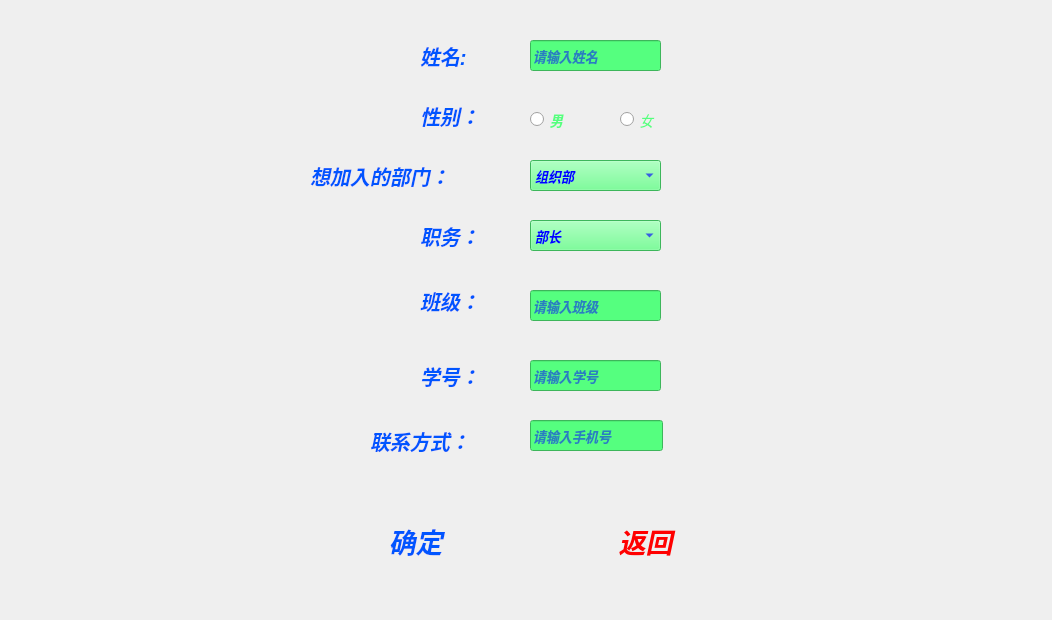
<?xml version="1.0" encoding="UTF-8"?>
<ui version="4.0">
 <class>shenqing</class>
 <widget class="QWidget" name="shenqing">
  <property name="geometry">
   <rect>
    <x>0</x>
    <y>0</y>
    <width>1052</width>
    <height>620</height>
   </rect>
  </property>
  <property name="windowTitle">
   <string>申请信息填写界面</string>
  </property>
  <widget class="QLabel" name="label_6">
   <property name="geometry">
    <rect>
     <x>370</x>
     <y>420</y>
     <width>121</width>
     <height>41</height>
    </rect>
   </property>
   <property name="font">
    <font>
     <pointsize>15</pointsize>
     <weight>75</weight>
     <italic>true</italic>
     <bold>true</bold>
    </font>
   </property>
   <property name="styleSheet">
    <string notr="true">color: rgb(0, 85, 255);</string>
   </property>
   <property name="text">
    <string>联系方式：</string>
   </property>
  </widget>
  <widget class="QPushButton" name="return_2">
   <property name="geometry">
    <rect>
     <x>590</x>
     <y>520</y>
     <width>111</width>
     <height>41</height>
    </rect>
   </property>
   <property name="font">
    <font>
     <pointsize>20</pointsize>
     <weight>75</weight>
     <italic>true</italic>
     <bold>true</bold>
    </font>
   </property>
   <property name="styleSheet">
    <string notr="true">color: qlineargradient(spread:pad, x1:0, y1:0, x2:1, y2:0, stop:0 rgba(255, 0, 0, 255), stop:0.166 rgba(255, 255, 0, 255), stop:0.333 rgba(0, 255, 0, 255), stop:0.5 rgba(0, 255, 255, 255), stop:0.666 rgba(0, 0, 255, 255), stop:0.833 rgba(255, 0, 255, 255), stop:1 rgba(255, 0, 0, 255));</string>
   </property>
   <property name="text">
    <string>返回</string>
   </property>
   <property name="flat">
    <bool>true</bool>
   </property>
  </widget>
  <widget class="QComboBox" name="cb_bumen">
   <property name="geometry">
    <rect>
     <x>530</x>
     <y>160</y>
     <width>131</width>
     <height>31</height>
    </rect>
   </property>
   <property name="font">
    <font>
     <pointsize>10</pointsize>
     <weight>75</weight>
     <italic>true</italic>
     <bold>true</bold>
    </font>
   </property>
   <property name="styleSheet">
    <string notr="true">color: rgb(0, 0, 255);
background-color: rgb(85, 255, 127);</string>
   </property>
   <item>
    <property name="text">
     <string>组织部</string>
    </property>
   </item>
   <item>
    <property name="text">
     <string>文艺部</string>
    </property>
   </item>
   <item>
    <property name="text">
     <string>活动部</string>
    </property>
   </item>
   <item>
    <property name="text">
     <string>外联部</string>
    </property>
   </item>
  </widget>
  <widget class="QLineEdit" name="le_lianxi">
   <property name="geometry">
    <rect>
     <x>530</x>
     <y>420</y>
     <width>133</width>
     <height>31</height>
    </rect>
   </property>
   <property name="font">
    <font>
     <pointsize>10</pointsize>
     <weight>75</weight>
     <italic>true</italic>
     <bold>true</bold>
    </font>
   </property>
   <property name="styleSheet">
    <string notr="true">color: rgb(0, 0, 255);
background-color: rgb(85, 255, 127);</string>
   </property>
   <property name="placeholderText">
    <string>请输入手机号</string>
   </property>
   <property name="clearButtonEnabled">
    <bool>true</bool>
   </property>
  </widget>
  <widget class="QLabel" name="label_7">
   <property name="geometry">
    <rect>
     <x>420</x>
     <y>40</y>
     <width>71</width>
     <height>31</height>
    </rect>
   </property>
   <property name="font">
    <font>
     <pointsize>15</pointsize>
     <weight>75</weight>
     <italic>true</italic>
     <bold>true</bold>
    </font>
   </property>
   <property name="styleSheet">
    <string notr="true">color: rgb(0, 85, 255);</string>
   </property>
   <property name="text">
    <string>姓名:</string>
   </property>
  </widget>
  <widget class="QLabel" name="label">
   <property name="geometry">
    <rect>
     <x>310</x>
     <y>160</y>
     <width>181</width>
     <height>31</height>
    </rect>
   </property>
   <property name="font">
    <font>
     <pointsize>15</pointsize>
     <weight>75</weight>
     <italic>true</italic>
     <bold>true</bold>
    </font>
   </property>
   <property name="styleSheet">
    <string notr="true">color: rgb(0, 85, 255);</string>
   </property>
   <property name="text">
    <string>想加入的部门：</string>
   </property>
  </widget>
  <widget class="QLabel" name="label_8">
   <property name="geometry">
    <rect>
     <x>420</x>
     <y>100</y>
     <width>71</width>
     <height>31</height>
    </rect>
   </property>
   <property name="font">
    <font>
     <pointsize>15</pointsize>
     <weight>75</weight>
     <italic>true</italic>
     <bold>true</bold>
    </font>
   </property>
   <property name="styleSheet">
    <string notr="true">color: rgb(0, 85, 255);</string>
   </property>
   <property name="text">
    <string>性别：</string>
   </property>
  </widget>
  <widget class="QRadioButton" name="radioButton_2">
   <property name="geometry">
    <rect>
     <x>620</x>
     <y>110</y>
     <width>115</width>
     <height>19</height>
    </rect>
   </property>
   <property name="font">
    <font>
     <pointsize>10</pointsize>
     <italic>true</italic>
    </font>
   </property>
   <property name="styleSheet">
    <string notr="true">color: rgb(85, 255, 127);</string>
   </property>
   <property name="text">
    <string>女</string>
   </property>
  </widget>
  <widget class="QRadioButton" name="sex">
   <property name="geometry">
    <rect>
     <x>530</x>
     <y>110</y>
     <width>115</width>
     <height>19</height>
    </rect>
   </property>
   <property name="font">
    <font>
     <pointsize>10</pointsize>
     <weight>75</weight>
     <italic>true</italic>
     <bold>true</bold>
    </font>
   </property>
   <property name="tabletTracking">
    <bool>false</bool>
   </property>
   <property name="autoFillBackground">
    <bool>false</bool>
   </property>
   <property name="styleSheet">
    <string notr="true">color: rgb(85, 255, 127);</string>
   </property>
   <property name="text">
    <string>男</string>
   </property>
   <property name="checked">
    <bool>false</bool>
   </property>
  </widget>
  <widget class="QLineEdit" name="le_xuehao">
   <property name="geometry">
    <rect>
     <x>530</x>
     <y>360</y>
     <width>131</width>
     <height>31</height>
    </rect>
   </property>
   <property name="font">
    <font>
     <pointsize>10</pointsize>
     <weight>75</weight>
     <italic>true</italic>
     <bold>true</bold>
    </font>
   </property>
   <property name="styleSheet">
    <string notr="true">color: rgb(0, 0, 255);
background-color: rgb(85, 255, 127);</string>
   </property>
   <property name="text">
    <string/>
   </property>
   <property name="placeholderText">
    <string>请输入学号</string>
   </property>
   <property name="clearButtonEnabled">
    <bool>true</bool>
   </property>
  </widget>
  <widget class="QComboBox" name="cb_zhiwu">
   <property name="geometry">
    <rect>
     <x>530</x>
     <y>220</y>
     <width>131</width>
     <height>31</height>
    </rect>
   </property>
   <property name="font">
    <font>
     <pointsize>10</pointsize>
     <weight>75</weight>
     <italic>true</italic>
     <bold>true</bold>
    </font>
   </property>
   <property name="styleSheet">
    <string notr="true">color: rgb(0, 0, 255);
background-color: rgb(85, 255, 127);</string>
   </property>
   <item>
    <property name="text">
     <string>部长</string>
    </property>
   </item>
   <item>
    <property name="text">
     <string>副部长</string>
    </property>
   </item>
   <item>
    <property name="text">
     <string>成员</string>
    </property>
   </item>
  </widget>
  <widget class="QLabel" name="label_10">
   <property name="geometry">
    <rect>
     <x>420</x>
     <y>360</y>
     <width>72</width>
     <height>31</height>
    </rect>
   </property>
   <property name="font">
    <font>
     <pointsize>15</pointsize>
     <weight>75</weight>
     <italic>true</italic>
     <bold>true</bold>
    </font>
   </property>
   <property name="styleSheet">
    <string notr="true">color: rgb(0, 85, 255);</string>
   </property>
   <property name="text">
    <string>学号：</string>
   </property>
  </widget>
  <widget class="QLabel" name="label_2">
   <property name="geometry">
    <rect>
     <x>420</x>
     <y>220</y>
     <width>61</width>
     <height>31</height>
    </rect>
   </property>
   <property name="font">
    <font>
     <pointsize>15</pointsize>
     <weight>75</weight>
     <italic>true</italic>
     <bold>true</bold>
    </font>
   </property>
   <property name="styleSheet">
    <string notr="true">color: rgb(0, 85, 255);</string>
   </property>
   <property name="text">
    <string>职务：</string>
   </property>
  </widget>
  <widget class="QLabel" name="label_5">
   <property name="geometry">
    <rect>
     <x>420</x>
     <y>280</y>
     <width>71</width>
     <height>41</height>
    </rect>
   </property>
   <property name="font">
    <font>
     <pointsize>15</pointsize>
     <weight>75</weight>
     <italic>true</italic>
     <bold>true</bold>
    </font>
   </property>
   <property name="styleSheet">
    <string notr="true">color: rgb(0, 85, 255);</string>
   </property>
   <property name="text">
    <string>班级：</string>
   </property>
  </widget>
  <widget class="QLineEdit" name="le_banji">
   <property name="geometry">
    <rect>
     <x>530</x>
     <y>290</y>
     <width>131</width>
     <height>31</height>
    </rect>
   </property>
   <property name="font">
    <font>
     <pointsize>10</pointsize>
     <weight>75</weight>
     <italic>true</italic>
     <bold>true</bold>
    </font>
   </property>
   <property name="styleSheet">
    <string notr="true">color: rgb(0, 0, 255);
background-color: rgb(85, 255, 127);</string>
   </property>
   <property name="placeholderText">
    <string>请输入班级</string>
   </property>
   <property name="clearButtonEnabled">
    <bool>true</bool>
   </property>
  </widget>
  <widget class="QPushButton" name="add_2">
   <property name="geometry">
    <rect>
     <x>360</x>
     <y>520</y>
     <width>111</width>
     <height>41</height>
    </rect>
   </property>
   <property name="font">
    <font>
     <pointsize>20</pointsize>
     <weight>75</weight>
     <italic>true</italic>
     <bold>true</bold>
    </font>
   </property>
   <property name="styleSheet">
    <string notr="true">color: rgb(0, 85, 255);</string>
   </property>
   <property name="text">
    <string>确定</string>
   </property>
   <property name="flat">
    <bool>true</bool>
   </property>
  </widget>
  <widget class="QLineEdit" name="le_xingming">
   <property name="geometry">
    <rect>
     <x>530</x>
     <y>40</y>
     <width>131</width>
     <height>31</height>
    </rect>
   </property>
   <property name="font">
    <font>
     <pointsize>10</pointsize>
     <weight>75</weight>
     <italic>true</italic>
     <bold>true</bold>
    </font>
   </property>
   <property name="styleSheet">
    <string notr="true">color: rgb(0, 0, 255);
background-color: rgb(85, 255, 127);</string>
   </property>
   <property name="placeholderText">
    <string>请输入姓名</string>
   </property>
   <property name="clearButtonEnabled">
    <bool>true</bool>
   </property>
  </widget>
  <zorder>label_6</zorder>
  <zorder>return_2</zorder>
  <zorder>cb_bumen</zorder>
  <zorder>le_lianxi</zorder>
  <zorder>label_7</zorder>
  <zorder>label</zorder>
  <zorder>label_8</zorder>
  <zorder>sex</zorder>
  <zorder>le_xuehao</zorder>
  <zorder>cb_zhiwu</zorder>
  <zorder>label_10</zorder>
  <zorder>label_2</zorder>
  <zorder>label_5</zorder>
  <zorder>le_banji</zorder>
  <zorder>add_2</zorder>
  <zorder>le_xingming</zorder>
  <zorder>radioButton_2</zorder>
 </widget>
 <resources/>
 <connections/>
</ui>
